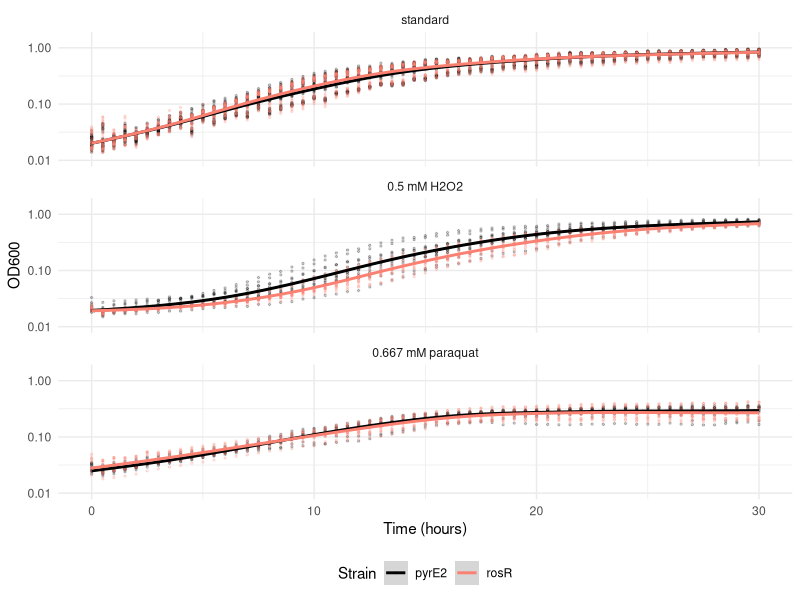

This chart was generated by the following R code: (Note: this script raises an error after producing the figure.)
## ---- chunk 1
knitr::opts_chunk$set(echo = TRUE)
#fresh start
rm(list = ls())

library(tidyverse)

## ---- chunk 2
Filtered_data_AKS <- read.csv('Hv_filter_AKS.csv')

## ---- chunk 3
Filtered_data_short <- filter (Filtered_data_AKS, Time <= 30)
#pdf("FigS1_Hv_growth_rawplot_final.pdf", width = 4, height = 8)
ggplot(Filtered_data_short, aes(x=Time, y=OD)) +
  geom_point(aes(color = Strain), size = 0.5, alpha = 0.2) +
  geom_smooth(method = 'gam', formula = y ~ s(x, bs = "cs"),
              aes(color = Strain)) +
  scale_y_log10(limits=c(0.01, 1.5)) +
  scale_color_manual(values = c("black", "salmon")) +
  theme_minimal() +
  labs(x="Time (hours)", y="OD600") +
  theme(legend.position ='bottom') +
  facet_wrap(~factor(Condition, levels=c('standard', '0.5 mM H2O2', '1 mM H2O2', '0.667 mM paraquat')), ncol = 1)
#dev.off()

## ---- chunk 4
Filtered_data_short <- filter (Filtered_data_AKS, Time <= 30)
pdf("Fig3_Hv_growth_gamplot.pdf", width = 4, height = 8)
ggplot(Filtered_data_short, aes(x=Time, y=OD)) +
 # geom_point(aes(color = Strain), size = 0.5, alpha = 0.2) +
  geom_smooth(method = 'gam', formula = y ~ s(x, bs = "cs"),
              aes(color = Strain)) +
  scale_y_log10(limits=c(0.01, 1.5)) +
  scale_color_manual(values = c("black", "salmon")) +
  theme_minimal() +
  labs(x="Time (hours)", y="OD600") +
  theme(legend.position ='bottom') +
  facet_wrap(~factor(Condition, levels=c('standard', '0.5 mM H2O2', '1 mM H2O2', '0.667 mM paraquat')), ncol = 1)
 
  NULL
dev.off()
#Looks like rosR may have a phenotype under 0.5mM H2O2. Is this significant? Use rmd file "rosR_bsd_AKS_git.rmd" to calculate AUC and mu, detect significant differences.
## ---- chunk 5
#subset relevant conditions

  
    H2O2 <-subset(Filtered_data, Condition == 'standard' | Condition == '0.5 mM H2O2' | Condition == '1 mM H2O2' | Condition == '2 mM H2O2') %>%
  filter(Strain == "pyrE2") %>%
  filter (Time <=30) 
  
paraquat <- subset(Filtered_data, Condition == 'standard' | Condition == '0.333 mM paraquat' | Condition == '0.667 mM paraquat')  %>%
  filter(Strain == "pyrE2") %>%
  filter (Time <=30) 
#write.csv (titr, file = "Hv_growth_titration.csv")
#fill in "standard" into "oxidant" column for standard growth condition in excel
## ---- chunk 6
#plot H2O2 titration subpanel

#set colors
cond.cols.h2o2 <- c(`standard` = "black", `0.5 mM H2O2` = "orange4",  `1 mM H2O2` ="orange", `2 mM H2O2` = "grey")

#print supp figure with all datapoints
pdf("FigS1_Hv_H2O2_growth_gamplot.pdf", width = 4, height =4)
ggplot(H2O2, aes(x=Time, y=OD)) +
  geom_point(aes(color = Condition), size = 0.5, alpha = 0.2) +
  geom_smooth(aes(color = Condition), method = 'gam', formula = y ~ s(x, bs = "cs")) +
  scale_y_log10(limits=c(0.01, 1.5)) +
  scale_color_manual(values = cond.cols.h2o2) +
  theme_minimal() +
  labs(x="Time (hours)", y="OD600") +
  theme(legend.position ='bottom') 
 # facet_wrap(~oxidant) +
 
  
dev.off()
#print summary geom smooth plot for simplified main text figure
pdf("Fig2_Hv_H2O2_growth_gamplot.pdf", width = 4, height = 4)
ggplot(H2O2, aes(x=Time, y=OD)) +
 # geom_point(aes(color = Condition), size = 0.5, alpha = 0.2) +
  geom_smooth(aes(color = Condition), method = 'gam', formula = y ~ s(x, bs = "cs")) +
  scale_y_log10(limits=c(0.01, 1.5)) +
  scale_color_manual(values = cond.cols.h2o2) +
  theme_minimal() +
  labs(x="Time (hours)", y="OD600") +
  theme(legend.position ='bottom') 
 # facet_wrap(~oxidant) +
 
  
dev.off()
## ---- chunk 7

#plot PQ titration subpanel, main text
cond.cols.PQ <- c(`standard` = "black", `0.333 mM paraquat` = "orange4", `0.667 mM paraquat` = "orange")

pdf("Fig2_Hv_PQ_growth_gamplot.pdf", width = 4, height = 4)
ggplot(paraquat, aes(x=Time, y=OD)) +
 # geom_point(aes(color = Condition), size = 0.5, alpha = 0.2) +
  geom_smooth(aes(color = Condition), method = 'gam', formula = y ~ s(x, bs = "cs")) +
  scale_y_log10(limits=c(0.01, 1.5)) +
 # scale_color_manual(values = c("black", "red")) +
  theme_minimal() +
  labs(x="Time (hours)", y="OD600", title = "Paraquat") +
  theme(legend.position ='bottom') +
  scale_color_manual(values = cond.cols.PQ) +
  
 # facet_wrap(~oxidant) +
 
  NULL
dev.off()


#plot PQ titration subpanel, supplement
cond.cols.PQ <- c(`standard` = "black", `0.333 mM paraquat` = "orange4", `0.667 mM paraquat` = "orange")

pdf("FigS1_Hv_PQ_growth_gamplot.pdf", width = 4, height = 4)
ggplot(paraquat, aes(x=Time, y=OD)) +
  geom_point(aes(color = Condition), size = 0.5, alpha = 0.2) +
  geom_smooth(aes(color = Condition), method = 'gam', formula = y ~ s(x, bs = "cs")) +
  scale_y_log10(limits=c(0.01, 1.5)) +
 # scale_color_manual(values = c("black", "red")) +
  theme_minimal() +
  labs(x="Time (hours)", y="OD600", title = "Paraquat") +
  theme(legend.position ='bottom') +
  scale_color_manual(values = cond.cols.PQ) +
  
 # facet_wrap(~oxidant) +
 
  NULL
dev.off()

